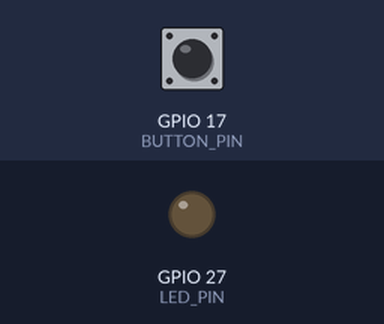
Simulated run of this program. Board: Raspberry Pi (BCM pin numbers). Parts: output pins drawn as LEDs (lit = HIGH). Inputs (shaded band) come from the test bench; at power-on: GPIO 17 (BUTTON_PIN) LOW.

Above: at 1.2 s.
1.3 s: GPIO 17 (BUTTON_PIN) pulled HIGH for 0.15 s
At 1.37 s:
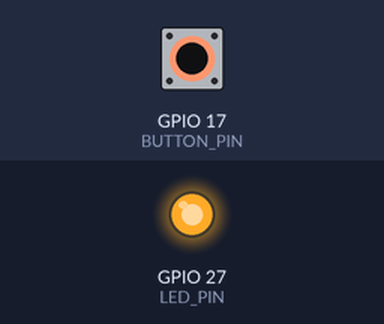
2.9 s: GPIO 17 (BUTTON_PIN) pulled HIGH for 3.2 s
At 6.8 s:
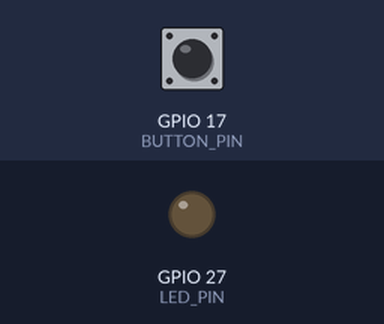
Timing chart, 0 to 8.3 s (numbered marks = the images above; inputs shaded):
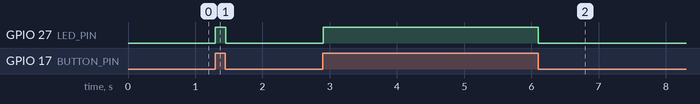

The program:

led_with_press_button.py
```python
import RPi.GPIO as gpio
import time

LED_PIN = 27
BUTTON_PIN = 17

gpio.setmode(gpio.BCM)
gpio.setup(LED_PIN, gpio.OUT)
gpio.setup(BUTTON_PIN, gpio.IN)

try:

    while True:
        if gpio.input(BUTTON_PIN) == gpio.HIGH:
            gpio.output(LED_PIN, gpio.HIGH)
        else:
            gpio.output(LED_PIN, gpio.LOW)
        time.sleep(0.01)

except KeyboardInterrupt:
    print("\nProgram stopped by user")

finally:
    gpio.cleanup()
    print("GPIO cleaned up")
```

Measured:
- after the input at 1.3 s, GPIO 27 (LED_PIN): LOW → HIGH at once, → LOW 0.15 s later
- after the input at 2.9 s, GPIO 27 (LED_PIN): LOW → HIGH at once, → LOW 3.2 s later
